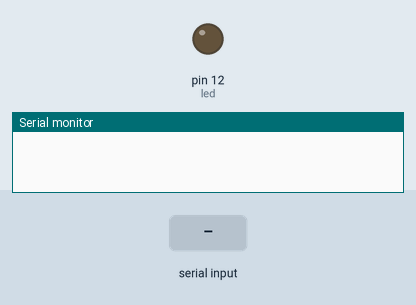
This sketch was run on a simulated Arduino Uno, built with avr-gcc and run on an emulated ATmega328P. Parts: output pins drawn as LEDs (lit = HIGH), the last lines printed to the serial monitor. Dashed ring = blinking. Inputs (shaded band) come from the test bench.

Above: at 1.2 s.
1.3 s: "90,45\n" received over the second serial link
At 1.4 s:
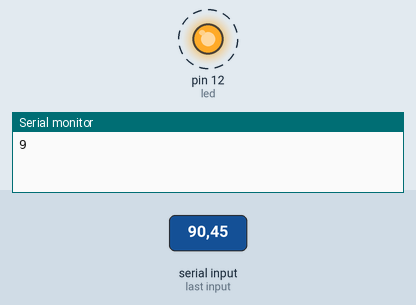
Timing chart, 0 to 10.3 s (numbered marks = the images above; inputs shaded):
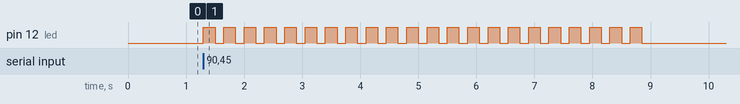

The sketch:

PIR_Blink_count_Reciever.ino
```cpp
#include <SoftwareSerial.h>
#define led 12

SoftwareSerial BTSerial(0, 1); // RX, TX

void setup()
{
  Serial.begin(9600);
  while (!Serial)
  {
    ; // wait for serial port to connect. Needed for native USB port only
  }
  Serial.flush();
  // set the data rate for the SoftwareSerial port
  pinMode(led, OUTPUT);
  BTSerial.begin(9600);
  BTSerial.setTimeout(100);
}

void loop()
{ // run over and over
  if (BTSerial.available())
  {
    int c = BTSerial.read() - '0';
    Serial.println(c);
    if(c>=0 & c<20 )
    {
      blink(c);
    }
  }
}

void blink(int c)
{

  for(int i = 0;i<=c;i++)
  {
    digitalWrite(led,HIGH);
    delay(200);
    digitalWrite(led, LOW);
    delay(150);
  }
}
```

Measured:
- after the input at 1.3 s, pin 12 (led): alternates HIGH for 0.20 s and LOW for 0.15 s, 44 changes in all, then stays LOW, starting at once
